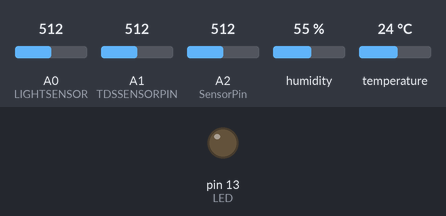
A sketch run on a simulated Arduino Uno, built with avr-gcc and run on an emulated ATmega328P. Shown: output pins drawn as LEDs (lit = HIGH). Inputs (shaded band) come from the test bench; at power-on: A0 (LIGHTSENSOR) = 512, A1 (TDSSENSORPIN) = 512, A2 (SensorPin) = 512, humidity 55 %, temperature 24 °C. What the sketch prints to the serial monitor is not drawn.

Above: at 4.0 s.
Timing chart, 0 to 13.1 s (numbered marks = the images above):
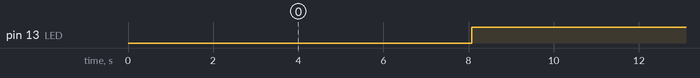

Measured:
- by itself, pin 13 (LED): alternates HIGH for 5.0 s and LOW for 5.0 s

The sketch:

AllSensors.ino
```cpp
#include "DHT.h"
#define DHTPIN 2     // Digital Input 2
#define DHTTYPE DHT11
#define TDSSENSORPIN A1 // Analog Input 1
#define VREF 5.0
#define SCOUNT  30
#define LIGHTSENSOR 0 // Analog Input 0
#define SensorPin A2  // pH meter on Analog Input 2
#define Offset 0.00  // deviation compensate for pH
#define LED 13
#define samplingInterval 20
#define printInterval 800
#define ArrayLenth  40 // times of collection

int pHArray[ArrayLenth]; // Store the average value of the sensor feedback
int pHArrayIndex=0;
int analogBuffer[SCOUNT];
int analogBufferTemp[SCOUNT];
int analogBufferIndex = 0,copyIndex = 0;
float averageVoltage = 0,tdsValue = 0,temperature = 25;

DHT dht(DHTPIN, DHTTYPE);

void setup()
{
  Serial.begin(9600); // Use 115200?
  dht.begin();
  pinMode(TDSSENSORPIN,INPUT);
  pinMode(LED,OUTPUT);
}

void loop()
{
  light();
  temp();
  tds();
  pH();
}

int light()
{
  int val = analogRead(LIGHTSENSOR);
  delay(1000);
  Serial.print("Light Value: ");
  Serial.println(val);
  return val;
}

int temp()
{
  delay(2000);

  float h = dht.readHumidity();
  float t = dht.readTemperature();
  float f = dht.readTemperature(true);

  if (isnan(h) && isnan(t) && isnan(f))
  {
    Serial.println("Failed to read from DHT sensor!");
    return;
  }

  float hif = dht.computeHeatIndex(f, h);
  float hic = dht.computeHeatIndex(t, h, false);

  Serial.print("Humidity: ");
  Serial.print(h);
  Serial.print(" %\t");
  Serial.print("Temperature: ");
  Serial.print(t);
  Serial.print(" *C ");
  Serial.print(f);
  Serial.print(" *F\t");
  Serial.print("Heat index: ");
  Serial.print(hic);
  Serial.print(" *C ");
  Serial.print(hif);
  Serial.println(" *F");
  return t;
}

int tds()
{
  delay(1000);
   static unsigned long analogSampleTimepoint = millis();
   if(millis()-analogSampleTimepoint > 40U)     //every 40 milliseconds,read the analog value from the ADC
   {
     analogSampleTimepoint = millis();
     analogBuffer[analogBufferIndex] = analogRead(TDSSENSORPIN);    //read the analog value and store into the buffer
     analogBufferIndex++;
     if(analogBufferIndex == SCOUNT)
         analogBufferIndex = 0;
   }
   static unsigned long printTimepoint = millis();
   if(millis()-printTimepoint > 800U)
   {
      printTimepoint = millis();
      for(copyIndex=0;copyIndex<SCOUNT;copyIndex++)
        analogBufferTemp[copyIndex]= analogBuffer[copyIndex];
      averageVoltage = getMedianNum(analogBufferTemp,SCOUNT) * (float)VREF / 1024.0; // read the analog value more stable by the median filtering algorithm, and convert to voltage value
      float compensationCoefficient=1.0+0.02*(temperature-25.0);    //temperature compensation formula: fFinalResult(25^C) = fFinalResult(current)/(1.0+0.02*(fTP-25.0));
      float compensationVolatge=averageVoltage/compensationCoefficient;  //temperature compensation
      tdsValue=(133.42*compensationVolatge*compensationVolatge*compensationVolatge - 255.86*compensationVolatge*compensationVolatge + 857.39*compensationVolatge)*0.5; //convert voltage value to tds value
      Serial.print("TDS Value:");
      Serial.print(tdsValue,0);
      Serial.println("ppm");
      return tdsValue;
   }
   return -1;
}

int getMedianNum(int bArray[], int iFilterLen)
{
      int bTab[iFilterLen];
      for (byte i = 0; i<iFilterLen; i++)
    bTab[i] = bArray[i];
      int i, j, bTemp;
      for (j = 0; j < iFilterLen - 1; j++)
      {
    for (i = 0; i < iFilterLen - j - 1; i++)
          {
      if (bTab[i] > bTab[i + 1])
            {
    bTemp = bTab[i];
          bTab[i] = bTab[i + 1];
    bTab[i + 1] = bTemp;
       }
    }
      }
      if ((iFilterLen & 1) > 0)
  bTemp = bTab[(iFilterLen - 1) / 2];
      else
  bTemp = (bTab[iFilterLen / 2] + bTab[iFilterLen / 2 - 1]) / 2;
      return bTemp;
}

float pH()
{
  static unsigned long samplingTime = millis();
  static unsigned long printTime = millis();
  static float pHValue,voltage;
  if(millis()-samplingTime > samplingInterval)
  {
      pHArray[pHArrayIndex++]=analogRead(SensorPin);
      if(pHArrayIndex==ArrayLenth)pHArrayIndex=0;
      voltage = avergearray(pHArray, ArrayLenth)*5.0/1024;
      pHValue = 3.5*voltage+Offset;
      samplingTime=millis();
  }
  if(millis() - printTime > printInterval)   //Every 800 milliseconds, print a numerical, convert the state of the LED indicator
  {
  Serial.print("Voltage:");
        Serial.print(voltage,2);
        Serial.print("    pH value: ");
  Serial.println(pHValue,2);
        digitalWrite(LED,digitalRead(LED)^1);
        printTime=millis();
  delay(1000);
  return pHValue;
  }
  return -1;
}

double avergearray(int* arr, int number){
  int i;
  int max,min;
  double avg;
  long amount=0;
  if(number<=0){
    Serial.println("Error number for the array to avraging!/n");
    return 0;
  }
  if(number<5){   //less than 5, calculated directly statistics
    for(i=0;i<number;i++){
      amount+=arr[i];
    }
    avg = amount/number;
    return avg;
  }else{
    if(arr[0]<arr[1]){
      min = arr[0];max=arr[1];
    }
    else{
      min=arr[1];max=arr[0];
    }
    for(i=2;i<number;i++){
      if(arr[i]<min){
        amount+=min;        //arr<min
        min=arr[i];
      }else {
        if(arr[i]>max){
          amount+=max;    //arr>max
          max=arr[i];
        }else{
          amount+=arr[i]; //min<=arr<=max
        }
      }//if
    }//for
    avg = (double)amount/(number-2);
  }//if
  return avg;
}
```
